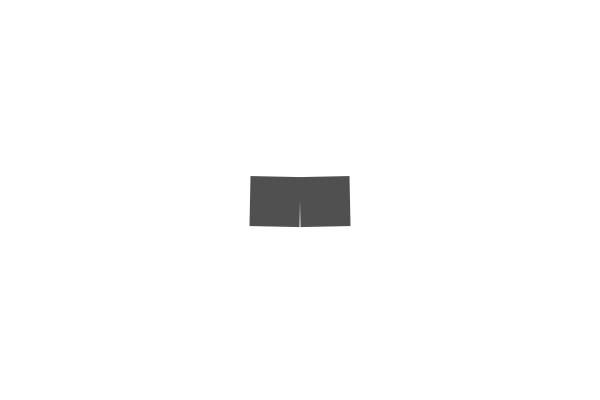
Frame 1 (no input)
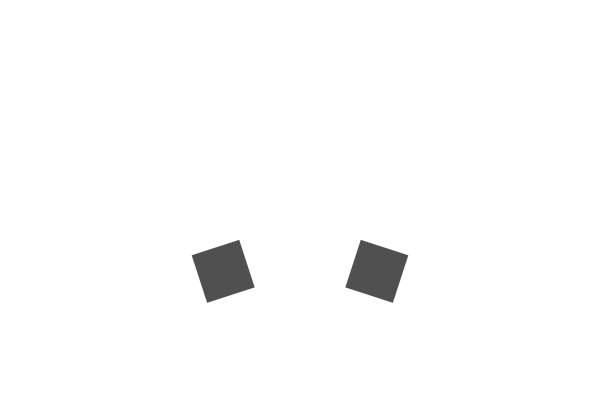
Frame 60 (the mouse pressed at the canvas centre just before this capture)
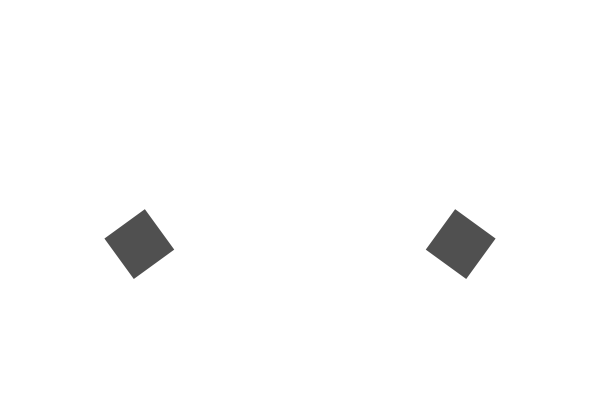
Frame 120 (the mouse held since frame 60 and released just before this capture)

The Processing sketch that drew these frames (run headless with seeded random() and noise(); from frame 60 on, the mouse is pressed at the canvas centre):

// Processing sketch: Question5
// ── Question5.pde
//didn't get to it unfortunately

float amplitude = 75;
float theta = 0;
float increment = TWO_PI/300;

void setup() {
  size(600, 400);
  rectMode(CENTER);
  noStroke();
}

void draw() {
  background(255);
  
  theta = (theta + increment) % TWO_PI;

  fill(80);

  pushMatrix();
  translate(width/3, height/2);
  rotate(theta);
  pushMatrix();
  translate(amplitude, 0);
  rect(0, 0, 50, 50);
  popMatrix();
  popMatrix();

  pushMatrix();
  translate(2* width/3, height/2);
  rotate(-theta);
  pushMatrix();
  translate(-amplitude, 0);
  rect(0, 0, 50, 50);
  popMatrix();
  popMatrix();
}
